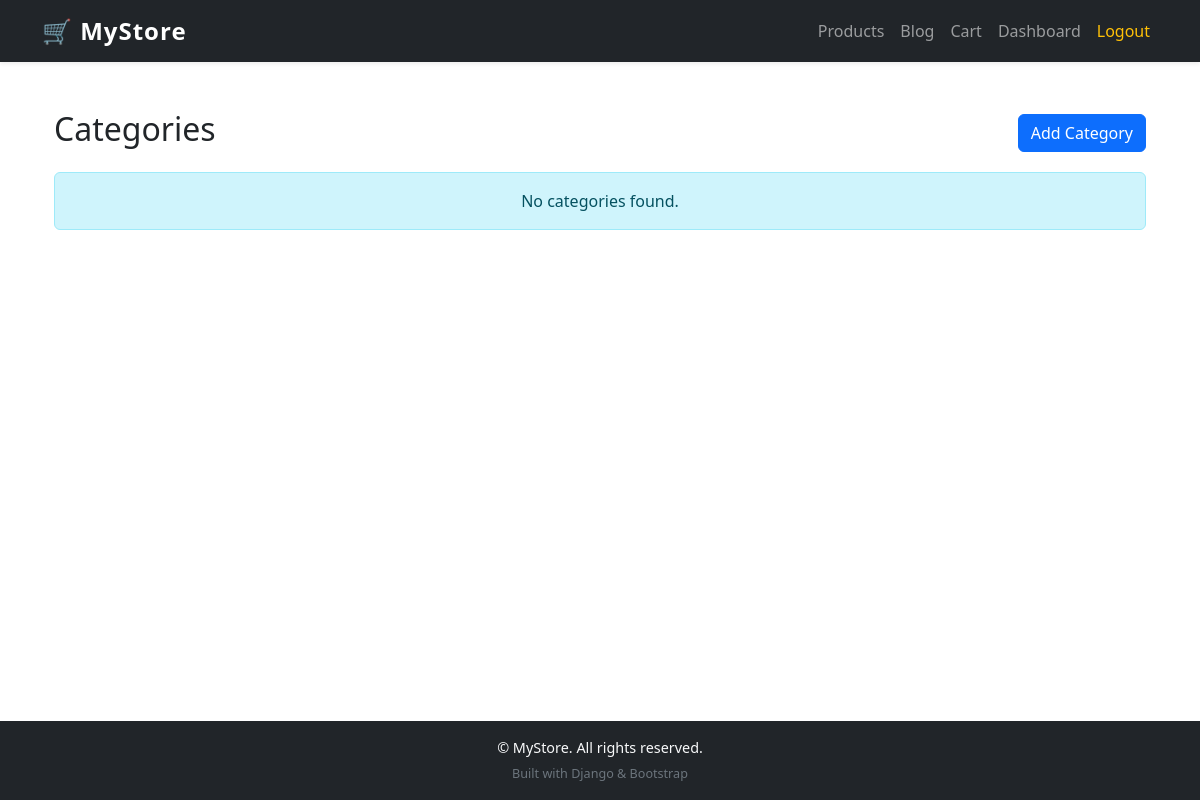
Page /store/categories/ (signed in) on the earlier database version.
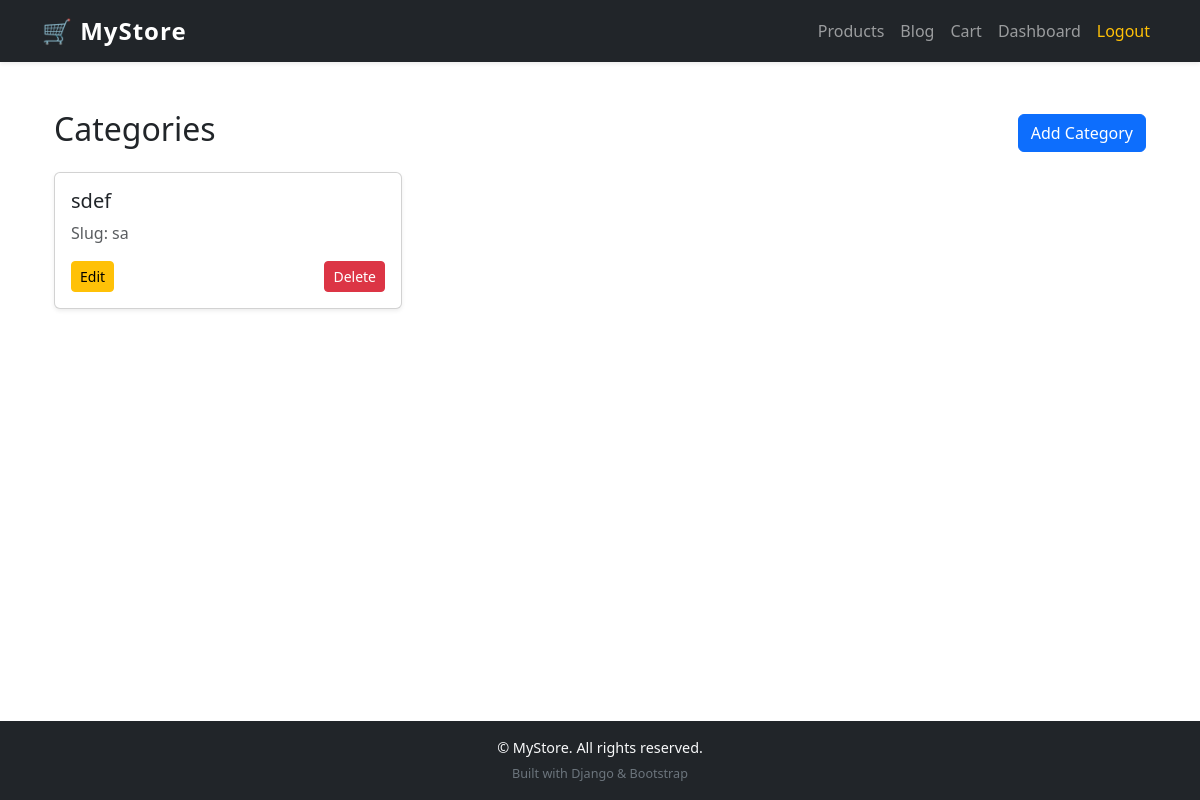
Same page on the later database version.
### store/models.py (models this page shows, shortened)
class Category(models.Model):
    name = models.CharField(max_length=255, unique=True)
    slug = models.SlugField(max_length=255, unique=True, blank=True)
    class Meta:
        verbose_name_plural = "Categories"

### store/views.py (the view)
# urls.py: path('categories/', views.category_list, name='category_list'),
@login_required
def category_list(request):
    categories = Category.objects.all()
    return render(request, 'store/category_list.html', {'categories': categories})

### store/templates/store/category_list.html (shortened to what this page needs)
{% extends "base.html" %}
{% block content %}
<div class="container mt-4">
    <div class="d-flex justify-content-between align-items-center mb-3">
        <h2>Categories</h2>
        <a href="{% url 'store:category_create' %}" class="btn btn-primary">Add Category</a>
    </div>
    {% if categories %}
    <div class="row g-4">
        {% for category in categories %}
        <div class="col-md-4">
            <div class="card shadow-sm h-100">
                <div class="card-body d-flex flex-column">
                    <h5 class="card-title">{{ category.name }}</h5>
                    <p class="text-muted">Slug: {{ category.slug }}</p>
                    <div class="mt-auto d-flex justify-content-between">
                        <a href="{% url 'store:category_update' category.pk %}" class="btn btn-sm btn-warning">Edit</a>
                        <a href="{% url 'store:category_delete' category.pk %}" class="btn btn-sm btn-danger">Delete</a>
                    </div>
                </div>
            </div>
        </div>
        {% endfor %}
    </div>
    {% else %}
    <div class="alert alert-info text-center">No categories found.</div>
    {% endif %}
</div>
{% endblock %}

Differences in the rows shown:
added Category: name "sdef", slug "sa"
Other differences:
text no longer shown: "No categories found."
